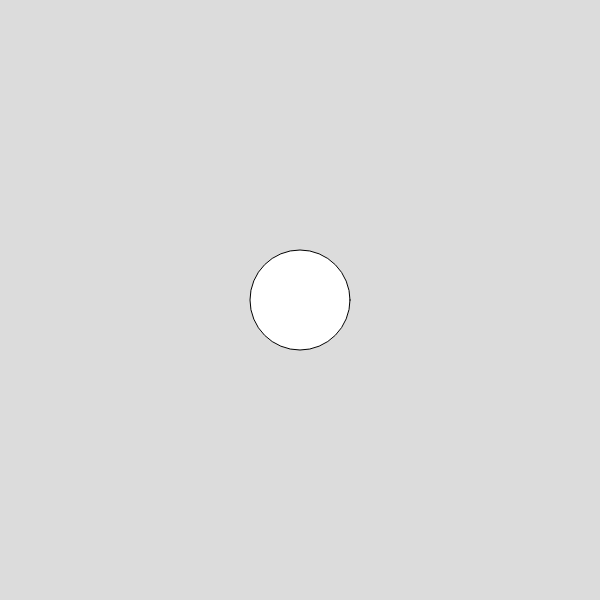
Frame 1 (no input)
Frame 60 (no input): identical to frame 1, image omitted
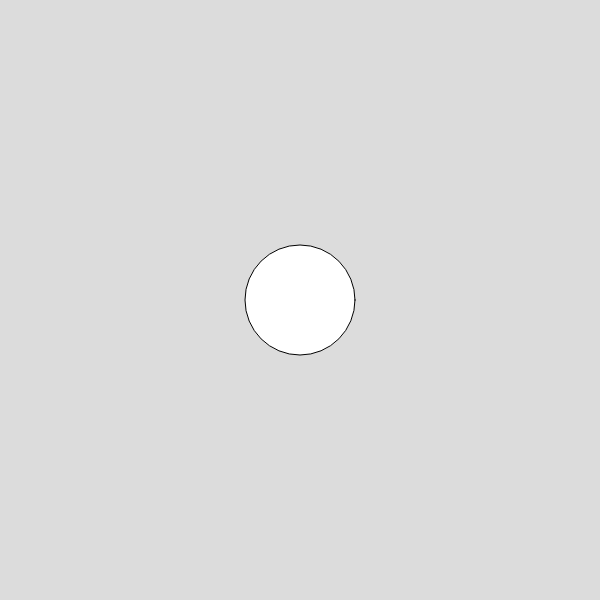
Frame 120 (the mouse pressed at the canvas centre since frame 60)

The p5.js sketch that drew these frames (run headless with seeded random() and noise() and a simulated clock; from frame 60 on, the mouse is pressed at the canvas centre):

// p5.js sketch
// ── sketch.js
let size = 100;

function setup() {
  createCanvas(600, 600);
}

function draw() {
  background(220);
  
  translate(300, 300);
  circle(0, 0, size);

}

function mousePressed(){
  size += 10;
}

function mouseReleased(){
  size -= 10;
}
